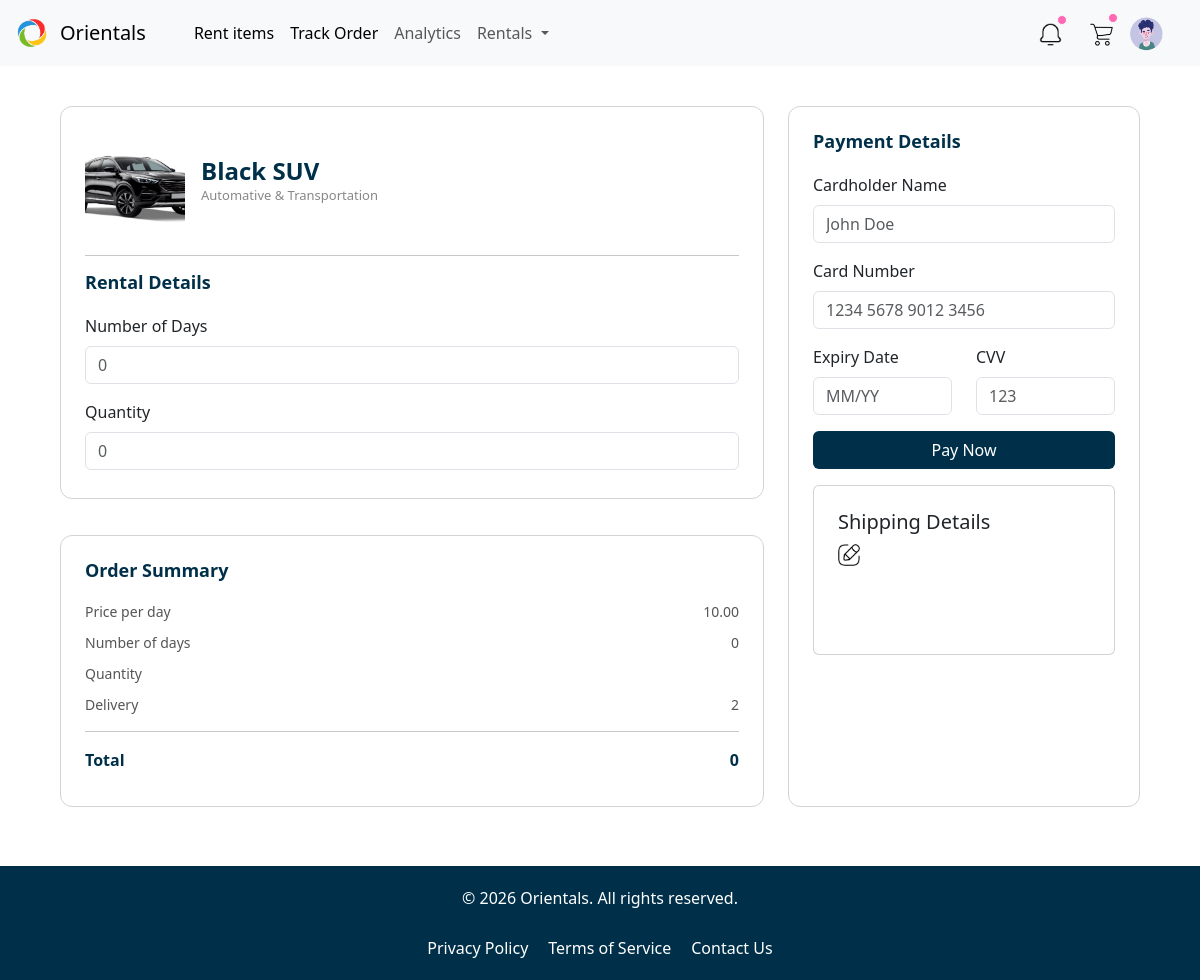
The page /user/Order.php?id=15 on the database its author committed.
### tables this page shows
CREATE TABLE `rentals` (
  `id` int(11) NOT NULL,
  `title` varchar(255) NOT NULL,
  `description` text DEFAULT NULL,
  `specification` text DEFAULT NULL,
  `category` varchar(100) DEFAULT NULL,
  `image` varchar(255) DEFAULT NULL,
  `price` decimal(10,2) DEFAULT NULL,
  `status` enum('available','unavailable','deleted') DEFAULT 'available',
  `created_at` timestamp NOT NULL DEFAULT current_timestamp(),
  `serial_no` varchar(200) DEFAULT NULL,
  `item_qty` int(10) DEFAULT NULL,
  `item_condition` enum('good','bad','new','poor','fair') DEFAULT NULL
);

### user/Order.php (the view, shortened to what this page needs)
<?php session_start();
include("../config/db.php");
$id = $_GET['id'];
$table_query = mysqli_query($conn, "SELECT * FROM rentals WHERE id='$id'");
$row = mysqli_fetch_assoc($table_query);
?>
<!DOCTYPE html>
<html lang="en">
<head>
  <link rel="stylesheet" href="https://cdnjs.cloudflare.com/ajax/libs/font-awesome/6.5.0/css/all.min.css">
  <link href="https://cdn.jsdelivr.net/npm/bootstrap@5.3.8/dist/css/bootstrap.min.css" rel="stylesheet">
  <link rel="stylesheet" href="../assets/css/orderpage.css">
  <link rel="stylesheet" href="../assets/css/footer.css">
</head>
<body>
  <?php include("navbaru.php"); ?>
<form action="../config/auth.php" method="POST">
  <div class="order-page">
    <div class="bottom-section">
      <div class="left-section">
              <div class="section-card">
                  <div class="d-flex align-items-center gap-3 mb-4">
                    <img src="../assets/image/<?php echo $row['image'];?>" alt="Item" style="width:100px; height:100px; object-fit:cover; border-radius:8px;">
                    <div>
                      <h4 style="color:#003049; font-weight:700; margin:0;"><?php echo $row['title']; ?></h4>
                      <p style="color:#888; font-size:13px; margin:0;"><?php echo $row['category']; ?></p>
                    </div>
                  </div>
                  <hr>
                <h3>Rental Details</h3>
                  <div class="mb-3">
                    <label class="form-label">Number of Days</label>
                    <input type="number"  name="days" oninput="update()" id="days" step="1" class="form-control" min="1" placeholder="0" >
                  </div>
                  <div class="mb-1">
                    <label class="form-label">Quantity</label>
                    <input type="number"  name= "qty" oninput="update()" id="qty" step="1" class="form-control" min="1" max="2" placeholder="0" >
                  </div>
              </div>
              <div class="section-card mt-3">
                <h3>Order Summary</h3>
                <div class="summary-row">
                  <span>Price per day</span>
                  <span><?php echo $row['price']; ?></span>
                </div>
                <div class="summary-row" >
                  <span>Number of days</span>
                  <span id="summary-days">0</span>
                </div>
                <div class="summary-row">
                  <span>Quantity</span>
                </div>
                <div class="summary-row">
                  <span>Delivery</span>
                  <span>2</span>
                </div>
                <hr>
                <div class="summary-row total">
                  <span>Total</span>
                  <span id="summary-total">0</span>
                </div>
              </div>
            </div>
            <div class="right-section">
              <div class="section-card">
                <h3>Payment Details</h3>
                <div class="mb-3">
                  <label class="form-label">Cardholder Name</label>
                  <input type="text" class="form-control" placeholder="John Doe" autocomplete="off" required>
                </div>
                <div class="mb-3">
                  <label class="form-label">Card Number</label>
                  <input type="text" class="form-control" placeholder="1234 5678 9012 3456" maxlength="19" autocomplete="off" required>
                </div>
                <div class="row">
                  <div class="col-6 mb-3">
                    <label class="form-label">Expiry Date</label>
                    <input type="text" class="form-control" placeholder="MM/YY" maxlength="5" autocomplete="off" required>
                  </div>
                  <div class="col-6 mb-3">
                    <label class="form-label">CVV</label>
                    <input type="text" class="form-control" placeholder="123" maxlength="3" autocomplete="off" required>
                  </div>
                </div>
                    <button type="submit" name="order_placed" class="btn w-100" style="background-color:#003049; color:white;">
                      Pay Now
                    </button>
                  <div class="card p-4 mt-3">
                    <h5>Shipping Details</h5>
                    <a href="profile.php">
                      <img src="../assets/image/edit.png" style= "width: 22px; height: 22px;">
                    </a>
                </div>
              </div>
            </div>
        </div>
  </div>
</form>
    <?php include("../footer.php"); ?>
</body>
</html>

### assets/css/orderpage.css (style rules this page uses)
.order-page { padding: 40px 5%; background-color: white; min-height: 100vh; }
.bottom-section { display: flex; gap: 24px; align-items: stretch; }
.left-section { flex: 2; display: flex; flex-direction: column; gap: 20px; }
.right-section { flex: 1; top: 20px; }
.section-card { background: white; border-radius: 12px; padding: 24px; border: 1px solid lightgray; }
.section-card h3 { font-size: 18px; font-weight: 700; color: #003049; margin-bottom: 20px; }
.summary-row { display: flex; justify-content: space-between; font-size: 14px; margin-bottom: 10px; color: #555; }
.summary-row.total { font-size: 16px; font-weight: 700; color: #003049; }
.right-section .section-card { height: 100%; }

### rows shown on the page
rentals: image (picture), title "Black SUV", category "Automative & Transportation", price "10.00"
